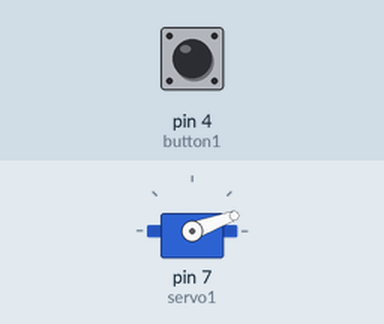
This sketch was run on a simulated Arduino Uno, built with avr-gcc and run on an emulated ATmega328P. On the bench: servo. The test bench sets the inputs (shaded band); at power-on: pin 4 (button1) HIGH.

Above: at 1.2 s.
1.3 s: pin 4 (button1) pulled LOW for 0.15 s
At 1.37 s:
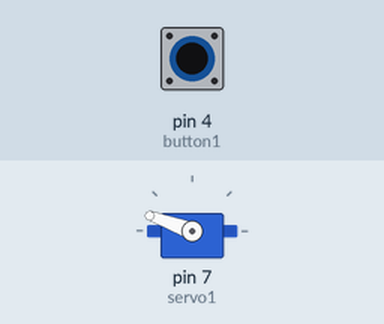
2.9 s: pin 4 (button1) pulled LOW for 3.2 s
At 7.4 s:
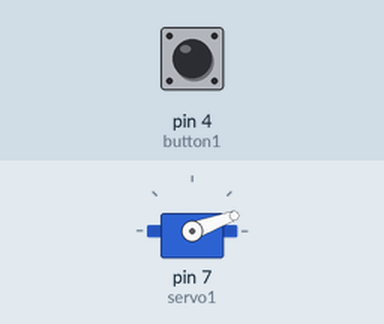
Timing chart, 0 to 8.9 s (numbered marks = the images above; inputs shaded):
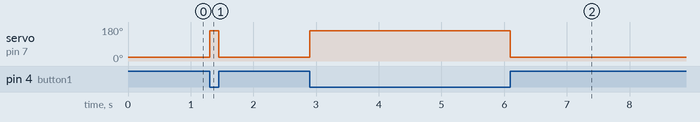

The sketch:

sketch_apr28a.ino
```cpp
//zoomkat servo button test 7-30-2011
// Powering a servo from the arduino usually *DOES NOT WORK*.

#include <Servo.h>
int button1 = 4; //button pin, connect to ground to move servo
int press1 = 0;
Servo servo1;

void setup()
{
  pinMode(button1, INPUT);
  servo1.attach(7);
  digitalWrite(4, HIGH); //enable pullups to make pin high
}

void loop()
{
  press1 = digitalRead(button1);
  if (press1 == LOW)
  {
    servo1.write(160);
  }
  else {
    servo1.write(20);
  }
}
```

Measured:
- after the input at 1.3 s, servo on pin 7 (servo1): 20° → 160° at once, → 20° 0.15 s later
- after the input at 2.9 s, servo on pin 7 (servo1): 20° → 160° at once, → 20° 3.2 s later
